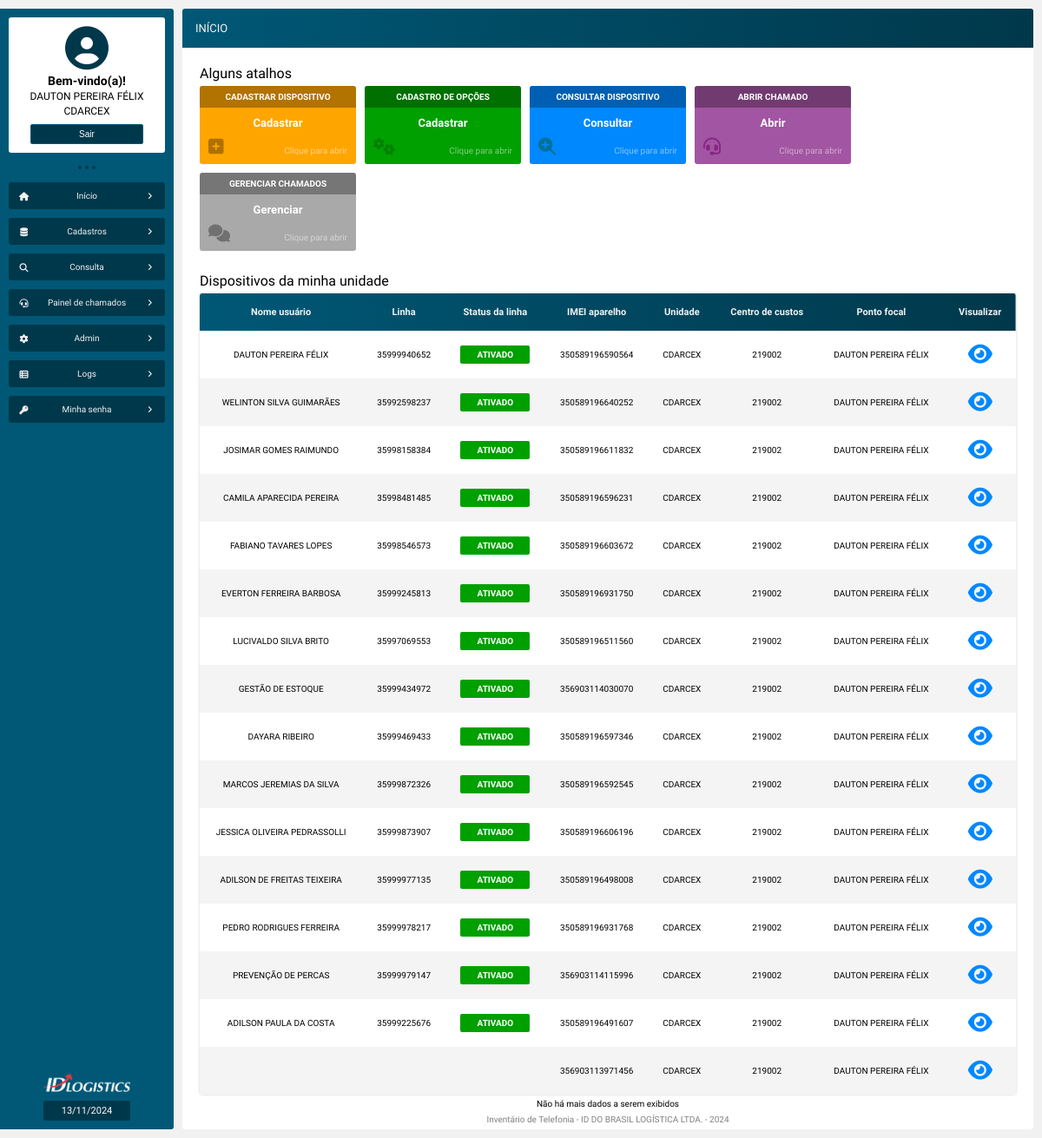
Before: /inicio.php (signed in) with the older database file.
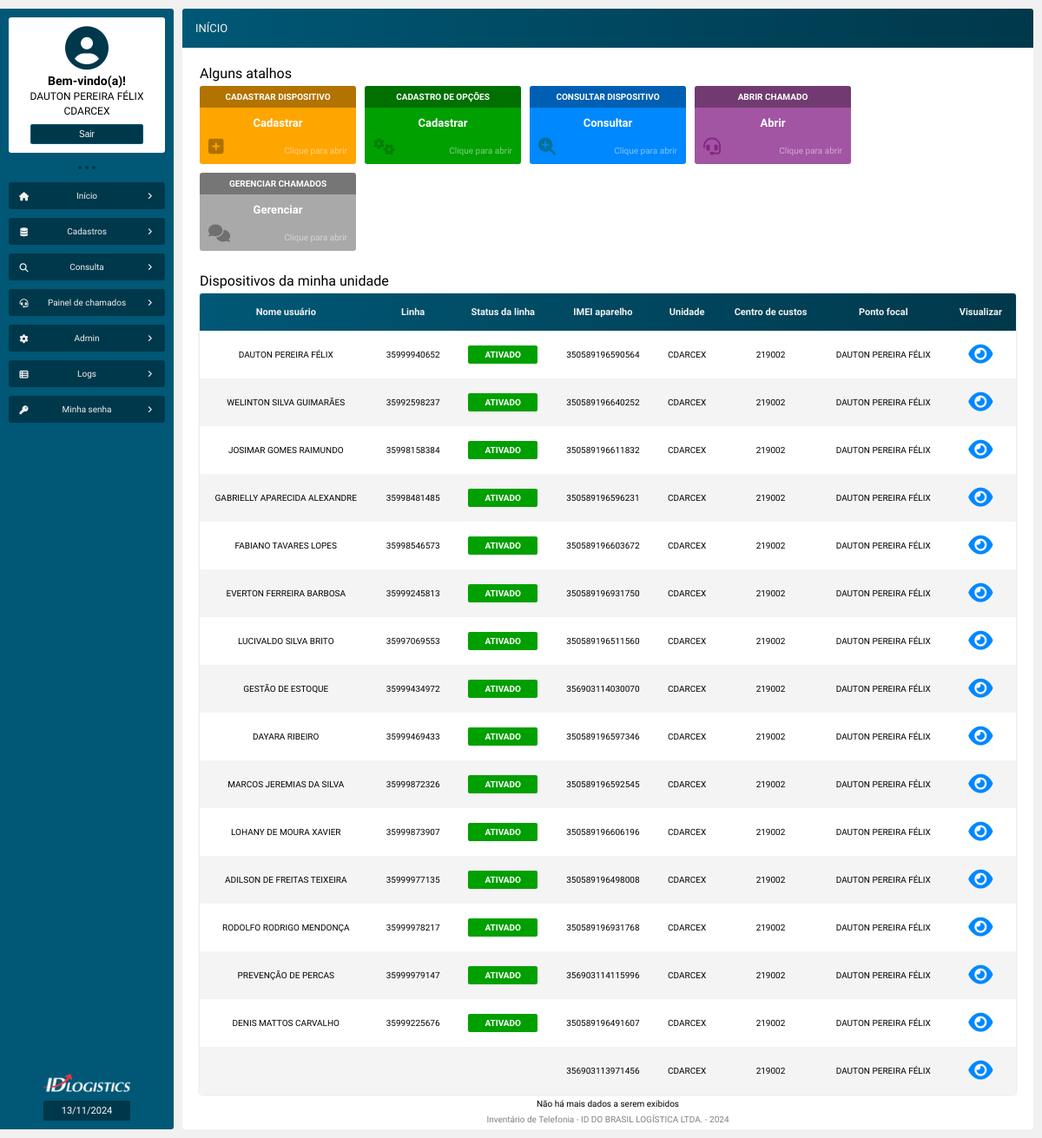
After: the same page with the newer database file.
### tables this page shows
CREATE TABLE `tb_dispositivos` (
  `id` int NOT NULL AUTO_INCREMENT,
  `possui_linha` varchar(45) DEFAULT NULL,
  `linha` varchar(100) DEFAULT NULL,
  `operadora` varchar(100) DEFAULT NULL,
  `servico` varchar(100) DEFAULT NULL,
  `perfil` varchar(100) DEFAULT NULL,
  `status` varchar(100) DEFAULT NULL,
  `data_ativacao` varchar(100) DEFAULT NULL,
  `sim_card` varchar(100) DEFAULT NULL,
  `possui_aparelho` varchar(45) DEFAULT NULL,
  `tipo_aparelho` varchar(45) DEFAULT NULL,
  `marca_aparelho` varchar(100) DEFAULT NULL,
  `modelo_aparelho` varchar(100) DEFAULT NULL,
  `imei_aparelho` varchar(100) DEFAULT NULL,
  `gestao_mdm` varchar(100) DEFAULT NULL,
  `unidade` varchar(100) DEFAULT NULL,
  `centro_custo` varchar(100) DEFAULT NULL,
  `uf` varchar(10) DEFAULT NULL,
  `canal` varchar(100) DEFAULT NULL,
  `ponto_focal` varchar(100) DEFAULT NULL,
  `gestor` varchar(100) DEFAULT NULL,
  `possui_usuario` varchar(45) DEFAULT NULL,
  `nome` varchar(100) DEFAULT NULL,
  `matricula` varchar(100) DEFAULT NULL,
  `email` varchar(100) DEFAULT NULL,
  `funcao` varchar(100) DEFAULT NULL,
  `data_cadastro` timestamp NULL DEFAULT CURRENT_TIMESTAMP,
  `cadastrado_por` varchar(100) DEFAULT NULL,
  PRIMARY KEY (`id`),
  FULLTEXT KEY `linha` (`linha`,`operadora`,`servico`,`perfil`,`status`,`sim_card`,`marca_aparelho`,`modelo_aparelho`,`imei_aparelho`,`unidade`,`centro_custo`,`uf`,`ponto_focal`,`gestor`,`nome`,`matricula`),
  FULLTEXT KEY `busca` (`linha`,`operadora`,`status`,`tipo_aparelho`,`marca_aparelho`,`modelo_aparelho`,`imei_aparelho`,`unidade`,`centro_custo`,`canal`,`ponto_focal`,`gestor`,`nome`,`matricula`,`email`,`funcao`)
);

### src/functions/functions.php (called while the page is built, shortened)
<?php
function exibeDataAtual()
{
    $dataAtual = date("d/m/Y");
    return $dataAtual;
}

### src/model/Telefonia.php (called while the page is built, shortened)
<?php
class Telefonia
{
    private PDO $pdo;
    public function __construct(PDO $pdo)
    {
        $this->pdo = $pdo;
    }
    public function exibeDispositivosMinhaUnidade(): array
    {
        $sql = "SELECT * FROM tb_dispositivos WHERE unidade = :unidade_usuario";
        $stmt = $this->pdo->prepare($sql);
        $stmt->bindValue(':unidade_usuario', $_SESSION['unidade']);
        $stmt->execute();
        $resultado = $stmt->fetchAll(PDO::FETCH_ASSOC);
        return $resultado;
    }
}

### inicio.php (the view, shortened to what this page needs)
<?php
require_once "src/config/conexao_bd.php";
$dadoDispositivo = new Telefonia($pdo);
$exibeDispositivosMinhaUnidade = $dadoDispositivo->exibeDispositivosMinhaUnidade();
?>
<!DOCTYPE html>
<html>
<head>
    <?php
    require_once "src/views/layout/head.php";
    ?>
</head>
<body>
    <main class="corpo">
        <?php
        require_once "src/views/layout/menu_lateral.php";
        ?>
        <section class="principal">
            <article class="conteudo">
                <header class="conteudo-cabecalho">
                    <h3>INÍCIO</h3>
                </header>
                <section class="conteudo-center">
                    <article class="conteudo-center-boxs">
                        <div class="conteudo-center-box-01">
                            <h1>Alguns atalhos</h1>
                            <?php if($_SESSION['perfil'] === 'INFRAESTRUTURA IDL' || $_SESSION['perfil'] === 'TI SITES') : ?>
                                <a href="cadastrar_dispositivo.php">
                                    <div>
                                        <div id="box-infos-amarela">
                                            <span>
                                                <h4>CADASTRAR DISPOSITIVO</h4>
                                            </span>
                                            <h3>Cadastrar</h3>
                                            <i class="fa-solid fa-square-plus"></i>
                                            <p class="texto-filtro">Clique para abrir</p>
                                        </div>
                                    </div>
                                </a>
                                <a href="cadastrar_opcoes.php">
                                <div>
                                    <div id="box-infos-verde">
                                        <span>
                                            <h4>CADASTRO DE OPÇÕES</h4>
                                        </span>
                                        <h3>Cadastrar</h3>
                                        <i class="fa-solid fa-gears"></i>
                                        <p class="texto-filtro">Clique para abrir</p>
                                    </div>
                                </div>
                            </a>
                            <?php endif ?>
                            <a href="consulta_dispositivos.php">
                                <div>
                                    <div id="box-infos-azul">
                                        <span>
                                            <h4>CONSULTAR DISPOSITIVO</h4>
                                        </span>
                                        <h3>Consultar</h3>
                                        <i class="fa-solid fa-magnifying-glass-plus"></i>
                                        <p class="texto-filtro">Clique para abrir</p>
                                    </div>
                                </div>
                            </a>
                            <a href="abrir_chamado.php">
                                <div>
                                    <div id="box-infos-roxa">
                                        <span>
                                            <h4>ABRIR CHAMADO</h4>
                                        </span>
                                        <h3>Abrir</h3>
                                        <i class="fa-solid fa-headset"></i>
                                        <p class="texto-filtro">Clique para abrir</p>
                                    </div>
                                </div>
                            </a>
                            <a href="gerenciar_chamados.php">
                                <div>
                                    <div id="box-infos-cinza">
                                        <span>
                                            <h4>GERENCIAR CHAMADOS</h4>
                                        </span>
                                        <h3>Gerenciar</h3>
                                        <i class="fa-solid fa-comments"></i>
                                        <p class="texto-filtro">Clique para abrir</p>
                                    </div>
                                </div>
                            </a>
                        </div>
                        <div class="conteudo-center-box-02">
                            <h1>Dispositivos da minha unidade</h1>
                            <table>
                                <thead>
                                    <tr>
                                        <td>Nome usuário</td>
                                        <td>Linha</td>
                                        <td>Status da linha</td>
                                        <td>IMEI aparelho</td>
                                        <td>Unidade</td>
                                        <td>Centro de custos</td>
                                        <td>Ponto focal</td>
                                        <td>Visualizar</td>
                                    </tr>
                                </thead>
                                <tbody>
                                    <?php foreach($exibeDispositivosMinhaUnidade as $dadoDispositivo) : ?>
                                    <tr>
                                        <td><?= htmlentities($dadoDispositivo['nome']) ?></td>
                                        <td><?= htmlentities($dadoDispositivo['linha']) ?></td>
                                        <td id="Status"><p><?= htmlentities($dadoDispositivo['status']) ?></p></td>
                                        <td><?= htmlentities($dadoDispositivo['imei_aparelho']) ?></td>
                                        <td><?= htmlentities($dadoDispositivo['unidade']) ?></td>
                                        <td><?= htmlentities($dadoDispositivo['centro_custo']) ?></td>
                                        <td><?= htmlentities($dadoDispositivo['ponto_focal']) ?></td>
                                        <td>
                                            <a href="visualiza_dispositivo.php?id=<?= $dadoDispositivo['id'] ?>"><i class="fa-solid fa-eye"></i></a>
                                        </td>
                                    </tr>
                                    <?php endforeach ?>
                                </tbody>
                            </table>
                            <p>Não há mais dados a serem exibidos</p>
                        </div>
                    </article>
                </section>
                <?php
                require_once "src/views/layout/rodape.php";
                ?>
            </article>
        </section>
    </main>
</body>
</html>

### src/views/layout/head.php (shortened to what this page needs)
<link rel='stylesheet' type='text/css' media='screen' href='css/style.css'>
<link rel='stylesheet' type='text/css' href='css/toastr.min.css'>

### src/views/layout/menu_lateral.php (shortened to what this page needs)
<nav class="menu">
    <div class="menu-user-info">
        <span>
            <i class="fa-solid fa-circle-user"></i>
            <h3>Bem-vindo(a)!</h3>
            <p><?= $_SESSION['nome'] ?></p>
            <p><?= $_SESSION['unidade'] ?></p>
            <a href="src/config/logout.php"><button type="button" id="btn-sair">Sair</button></a>
        </span>
    </div>
    <div class="menu-divisoria">
        <div></div>
        <div></div>
        <div></div>
    </div>
    <ul>
        <li><a href="inicio.php"><i class="fa-solid fa-house"></i></i>Início<i class="fa-solid fa-angle-right"></i></a></li>
        <?php if($_SESSION['perfil'] === 'INFRAESTRUTURA IDL' || $_SESSION['perfil'] === 'TI SITES') : ?>
            <li id="menu_02"><a><i class="fa-solid fa-database"></i>Cadastros<i class="fa-solid fa-angle-right"></i></a>
            </li>
        <?php endif ?>
        <li id='menu_03'><a><i class="fa-solid fa-magnifying-glass"></i>Consulta<i class='fa-solid fa-angle-right'></i></a>
        </li>
        <li id='menu_04'><a><i class="fa-solid fa-headset"></i></i>Painel de chamados<i class='fa-solid fa-angle-right'></i></a>
        </li>
        <?php if($_SESSION['perfil'] === 'INFRAESTRUTURA IDL') : ?>
            <li id='menu_05'><a><i class='fa-solid fa-gear'></i>Admin<i class='fa-solid fa-angle-right'></i></a>
            </li>
            <li id='menu_06'><a><i class="fa-solid fa-table-list"></i>Logs<i class='fa-solid fa-angle-right'></i></a>
            </li>
        <?php endif ?>
        <li><a href="minha_senha.php"><i class="fa-solid fa-key"></i>Minha senha<i class="fa-solid fa-angle-right"></i></a></li>
    </ul>
    <img src="img/id-logo-branco-extenso.png" class="menu-logo-id">
    <p class="data-atual"><?= exibeDataAtual() ?></p>
</nav>

### src/views/layout/rodape.php (shortened to what this page needs)
<footer class="conteudo-rodape">
    <small>Inventário de Telefonia - ID DO BRASIL LOGÍSTICA LTDA. - 2024</small>
</footer>

### css/style.css (style rules this page uses)
:root { --primary-color: #0088ff; --secundary-color: #005876; --terciary-color: #00384b; --white-color: #f1f1f1; --primary-shadow: 0 0 .5em #808080 }
* { padding: 0; margin: 0; box-sizing: border-box; }
a { text-decoration: none; }
body { font-family: 'Playpen Sans', cursive; font-family: 'Ubuntu', sans-serif; background: var(--white-color); }
.corpo { width: 100%; height: 100%; padding: 10px 10px 10px 0; position: absolute; display: flex; }
.principal { width: 100%; height: 100%; display: flex; flex-direction: column; }
.conteudo { width: 100%; height: 100%; position: relative; display: flex; flex-direction: column; align-items: center; overflow: hidden; background: #ffffff; border-radius: 3px; }
.conteudo-cabecalho { width: 100%; margin-bottom: 10px; padding: 15px; display: flex; justify-content: space-between; align-items: center; background: linear-gradient(to right, var(--secundary-color), var(--terciary-color)); color: var(--white-color); }
.conteudo-cabecalho h3 { font-size: 13px; font-weight: 100; }
.conteudo-center { width: 100%; height: 100%; padding: 10px 20px 20px 20px; display: flex; align-content: baseline; align-items: center; flex-direction: column; overflow: scroll; }
.conteudo-center h1 { width: 100%; font-size: 16px; font-weight: 100; }
.conteudo-center-boxs { width: 100%; height: 100%; display: flex; flex-direction: column; }
.conteudo-center-box-01, .conteudo-center-box-02 { width: 100%; height: fit-content; display: flex; justify-content: left; flex-direction: column; }
.conteudo-center-box-01 { margin-bottom: 20px; flex-direction: row; flex-wrap: wrap; align-items: center; }
.conteudo-center-box-02 { height: 100%; }
.conteudo-center-box-01 div { margin: 5px 5px 5px 0; }
.conteudo-center-box-01 div div { width: 180px; height: 90px !important; padding: 0; position: relative; display: flex; flex-direction: column; align-items: center; border-radius: 3px; overflow: hidden; cursor: pointer; }
.conteudo-center-box-01 div div span { width: 100%; padding: 7px; text-align: center; font-size: 10px; background: #0000004d; }
.conteudo-center-box-01 div div h3 { width: 100%; margin-top: 10px; padding: 0 10px; font-size: 13px; text-align: center; }
.conteudo-center-box-01 div div i { position: absolute; bottom: 10px; left: 10px; font-size: 20px; }
.texto-filtro { width: fit-content !important; position: absolute; bottom: 10px; right: 10px; text-align: right; filter: opacity(50%); }
#box-infos-roxa { background: #a255a2; transition: .2s background; }
#box-infos-roxa i { color: #842584; transition: .2s; }
#box-infos-verde { background: #00a000; transition: .2s background; }
#box-infos-verde i { color: #008000; transition: .2s; }
#box-infos-azul { background: #0088ff; transition: background .2s; }
#box-infos-azul i { color: #007197; transition: .2s; }
#box-infos-amarela { background: #ffa500; transition: background .2s; }
#box-infos-amarela i { color: #ae7100; transition: .2s; }
#box-infos-cinza { background: #a9a9a9; transition: background .2s; }
#box-infos-cinza i { color: #707070; transition: .2s; }
.conteudo-center p { width: 100%; font-size: 10px; text-align: center; }
.conteudo-rodape { width: 100%; padding: 5px; margin-top: auto; color: #808080; text-align: center; font-size: 12px; }

### css/table.css (style rules this page uses)
table { width: 100%; margin: 5px auto; font-size: 10px; background: #ffffff; box-shadow: 0 0 .3em #cdcdcd; border-radius: 3px; border-collapse: collapse; text-align: center; overflow: auto; }
table tr td { padding: 15px; }
table tr td p { width: 80px !important; margin: 0 auto !important; padding: 5px 10px; border-radius: 2px; font-size: 8px; font-weight: bold; color: #fff; text-align: center !important; }
table thead { position: sticky; top: -10px; color: var(--white-color); font-weight: bold; background: linear-gradient(to right, var(--secundary-color), var(--terciary-color)); z-index: 1; }
table thead td:first-child { border-radius: 3px 0 0 0; }
table thead td:last-child { border-radius: 0 3px 0 0; }
table thead td { font-size: 11px; }
tbody tr:nth-child(even) { background: #f4f4f4; }
table a { color: #000; }
table i { color: var(--primary-color); font-size: 25px; }

### css/botoes.css (style rules this page uses)
button { width: fit-content; min-width: 80px; padding: 5px 15px; border-radius: 2px; border: none; background: var(--secundary-color); border: 1px solid var(--secundary-color); color: #fff; font-size: 10px; cursor: pointer; }
#btn-sair { width: 100%; margin: 5px 0 0 0; background: var(--terciary-color); }

Changed rows visible on the page:
changed tb_dispositivos: nome "CAMILA APARECIDA PEREIRA" → "GABRIELLY APARECIDA ALEXANDRE"
changed tb_dispositivos: nome "JESSICA OLIVEIRA PEDRASSOLLI" → "LOHANY DE MOURA XAVIER"
changed tb_dispositivos: nome "PEDRO RODRIGUES FERREIRA" → "RODOLFO RODRIGO MENDONÇA"
changed tb_dispositivos: nome "ADILSON PAULA DA COSTA" → "DENIS MATTOS CARVALHO"
